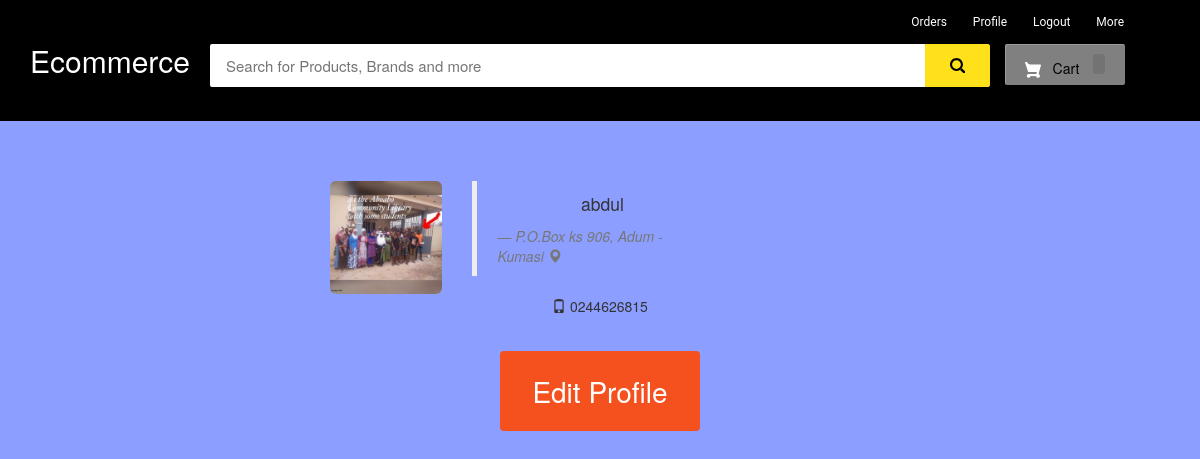
Page /my-profile (signed in) on the committed database.
### ecom/models.py (models this page shows, shortened)
class Customer(models.Model):
    user=models.OneToOneField(User,on_delete=models.CASCADE)
    profile_pic= models.ImageField(upload_to='profile_pic/CustomerProfilePic/',null=True,blank=True)
    address = models.CharField(max_length=40)
    mobile = models.CharField(max_length=20,null=False)

### ecom/views.py (the view)
# urls.py: path('my-profile', views.my_profile_view,name='my-profile'),
@login_required(login_url='customerlogin')
@user_passes_test(is_customer)
def my_profile_view(request):
    customer=models.Customer.objects.get(user_id=request.user.id)
    return render(request,'ecom/my_profile.html',{'customer':customer})

### ecom/views.py (called while the page is built)
def is_customer(user):
    return user.groups.filter(name='CUSTOMER').exists()

### templates/ecom/my_profile.html (shortened to what this page needs)
{% extends 'ecom/customer_base.html' %}
{% load static %}
{% block content %}
<br><br><br>
<div style="padding-left:300px;" class="container">
        <div class="col-sm-2 col-md-2">
            <img src="{% static customer.profile_pic.url %}"   alt="profile pic" class="img-rounded img-responsive" />
        </div>
        <div class="col-sm-4 col-md-4">
            <blockquote>
                <p>{{request.user}}</p> <small><cite title="Source Title">{{customer.address}}  <i class="glyphicon glyphicon-map-marker"></i></cite></small>
            </blockquote>
            <p> <i class="glyphicon glyphicon-phone"></i> {{customer.mobile}}
            </p>
        </div>
</div>
<br>
<div style="text-align: center;">
  <a href="/edit-profile"><button class="button" ><span>Edit Profile </span></button></a>
</div>
<br><br><br><br><br><br>
{% endblock content %}

### templates/ecom/customer_base.html (style rules this page uses)
body { background-color: #ebe0e0 }
p { text-align: center; }

### templates/ecom/my_profile.html (style rules this page uses)
body { background-color:#8c9eff; }
.button { display: inline-block; border-radius: 4px; background-color: #f4511e; border: none; color: #FFFFFF; text-align: center; font-size: 28px; padding: 20px; width: 200px; transition: all 0.5s; cursor: pointer; margin: 5px; }
.button span { cursor: pointer; display: inline-block; position: relative; transition: 0.5s; }
.button span:after { content: '\00bb'; position: absolute; opacity: 0; top: 0; right: -20px; transition: 0.5s; }

### rows in the picture
Customer: profile_pic (picture), address "P.O.Box ks 906, Adum - Kumasi", mobile "0244626815"

### other values in the picture
{{ request.user }} "abdul"
